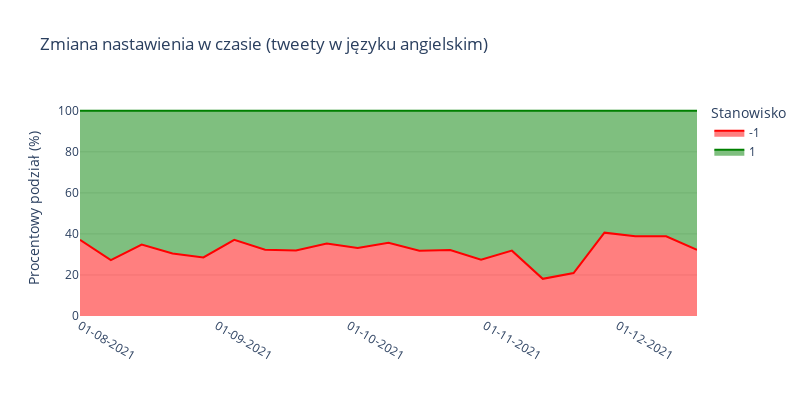

Here is the notebook cell this chart was saved with:
### Code cell
plot_area(weeks_extreme_en, 'Zmiana nastawienia w czasie (tweety w języku angielskim)', './figures/stance_over_time_tweets_en.pdf')

### Figure 1 — Plotly figure (JSON) as saved in the notebook; plotly's stock layout.template omitted (floating-point values rounded to 4 significant figures)
{"data": [{"fillpattern": {"shape": ""}, "hovertemplate": "Stanowisko=-1<br>=%{x}<br>Procentowy podział (%)=%{y}<extra></extra>", "legendgroup": "-1", "line": {"color": "red"}, "marker": {"symbol": "circle"}, "mode": "lines", "name": "-1", "orientation": "v", "showlegend": true, "stackgroup": "1", "type": "scatter", "x": ["2021-08-01T00:00:00", "2021-08-08T00:00:00", "2021-08-15T00:00:00", "2021-08-22T00:00:00", "2021-08-29T00:00:00", "2021-09-05T00:00:00", "2021-09-12T00:00:00", "2021-09-19T00:00:00", "2021-09-26T00:00:00", "2021-10-03T00:00:00", "2021-10-10T00:00:00", "2021-10-17T00:00:00", "2021-10-24T00:00:00", "2021-10-31T00:00:00", "2021-11-07T00:00:00", "2021-11-14T00:00:00", "2021-11-21T00:00:00", "2021-11-28T00:00:00", "2021-12-05T00:00:00", "2021-12-12T00:00:00", "2021-12-19T00:00:00"], "xaxis": "x", "y": [37.14, 27.27, 34.81, 30.45, 28.56, 37.09, 32.33, 31.89, 35.33, 33.14, 35.7, 31.85, 32.17, 27.42, 31.84, 18.12, 20.92, 40.6, 38.92, 38.86, 32.21], "yaxis": "y"}, {"fillpattern": {"shape": ""}, "hovertemplate": "Stanowisko=1<br>=%{x}<br>Procentowy podział (%)=%{y}<extra></extra>", "legendgroup": "1", "line": {"color": "green"}, "marker": {"symbol": "circle"}, "mode": "lines", "name": "1", "orientation": "v", "showlegend": true, "stackgroup": "1", "type": "scatter", "x": ["2021-08-01T00:00:00", "2021-08-08T00:00:00", "2021-08-15T00:00:00", "2021-08-22T00:00:00", "2021-08-29T00:00:00", "2021-09-05T00:00:00", "2021-09-12T00:00:00", "2021-09-19T00:00:00", "2021-09-26T00:00:00", "2021-10-03T00:00:00", "2021-10-10T00:00:00", "2021-10-17T00:00:00", "2021-10-24T00:00:00", "2021-10-31T00:00:00", "2021-11-07T00:00:00", "2021-11-14T00:00:00", "2021-11-21T00:00:00", "2021-11-28T00:00:00", "2021-12-05T00:00:00", "2021-12-12T00:00:00", "2021-12-19T00:00:00"], "xaxis": "x", "y": [62.86, 72.73, 65.19, 69.55, 71.44, 62.91, 67.67, 68.11, 64.67, 66.86, 64.3, 68.15, 67.83, 72.58, 68.16, 81.88, 79.08, 59.4, 61.08, 61.14, 67.79], "yaxis": "y"}], "layout": {"height": 400, "legend": {"bgcolor": "rgba(0, 0, 0, 0)", "title": {"text": "Stanowisko"}, "tracegroupgap": 0}, "plot_bgcolor": "rgba(0, 0, 0, 0)", "title": {"text": "Zmiana nastawienia w czasie (tweety w języku angielskim)"}, "width": 800, "xaxis": {"anchor": "y", "domain": [0, 1], "showgrid": false, "tickangle": 30, "tickformat": "%d-%m-%Y", "title": {"text": ""}}, "yaxis": {"anchor": "x", "domain": [0, 1], "gridcolor": "rgba(0, 0, 0, 0.1)", "showgrid": true, "title": {"text": "Procentowy podział (%)"}}}}
